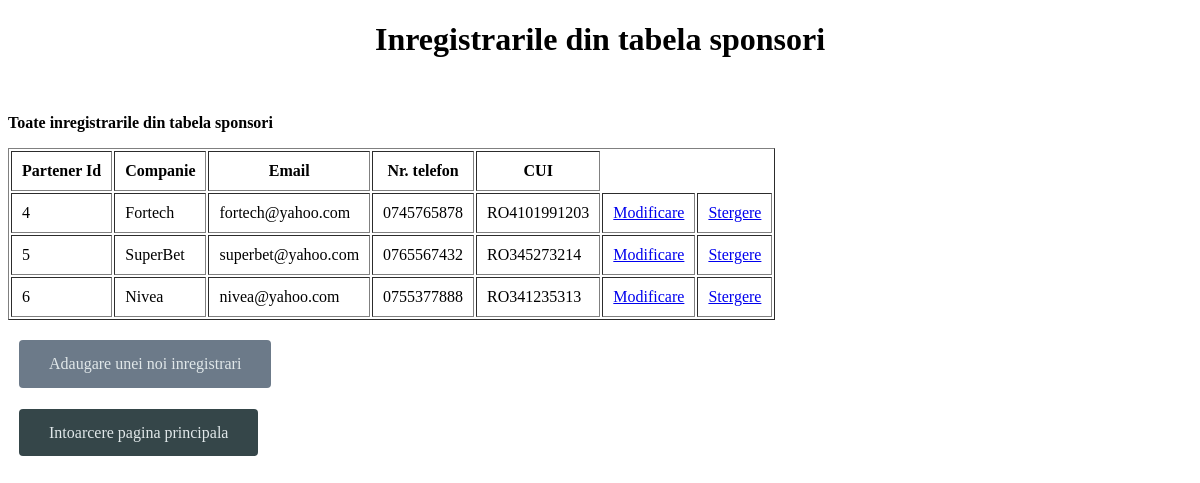
The page /Sponsori/vizualizareSponsori.php on the database its author committed.
### tables this page shows
CREATE TABLE `sponsori` (
  `id` int(11) NOT NULL,
  `companie` varchar(100) NOT NULL,
  `email` varchar(50) NOT NULL,
  `nr_telefon` varchar(25) NOT NULL,
  `CUI` varchar(35) NOT NULL
);

### Sponsori/vizualizareSponsori.php (the view, shortened to what this page needs)
<!DOCTYPE HTML PUBLIC "-//W3C//DTD HTML 4.01//EN" "http://www.w3.org/TR/html4/strict.dtd">
<html>
<head>
</head>
<body>
<h1 style="text-align: center">
    Inregistrarile din tabela sponsori
</h1>
<br>
<p>
    <b>
        Toate inregistrarile din tabela sponsori
    </b>
</p>
<?php
include ("../conectare.php");
if($result = $mysqli->query("SELECT * FROM sponsori ORDER BY id")){
    if($result->num_rows > 0){
        echo "<table border='1' cellpadding='10'>";
        echo "<tr><th>Partener Id</th><th>Companie</th><th>Email</th><th>Nr. telefon</th><th>CUI</th></tr>";
        while ($row = $result->fetch_object()){
            echo "<tr>";
            echo "<td>".$row->id."</td>";
            echo "<td>".$row->companie."</td>";
            echo "<td>".$row->email."</td>";
            echo "<td>".$row->nr_telefon."</td>";
            echo "<td>".$row->CUI."</td>";
            echo "<td><a href='modificareSponsori.php?id=".$row->id."'>Modificare</a></td>";
            echo "<td><a href='stergereSponsori.php?id=".$row->id."'>Stergere</a></td>";
            echo "</tr>";
        }
        echo "</table>";
    }
    else{
        "<br>";
        echo "Nu sunt inregistrari in tabela!";
    }
}
else{
    echo "Error: ".$mysqli->error();
}
?>
<div>
    <div class="button-adaugare">
    <a href = "inserareSponsori.php" class="button">Adaugare  unei noi inregistrari</a>
    </div>
    <br/>
    <br/>
    <a href="../home.php" class="button-intoarcere">Intoarcere pagina principala</a>
</div>
</body>
</html>

### Sponsori/vizualizareSponsori.php (style rules this page uses)
.button-adaugare { display: flex; }
.button { margin-top: 20px; padding: 15px 30px 15px 30px; background-color: #6C7A89; color: #E0E7E9; border: none; border-radius: 4px; text-decoration: none; margin-left: 11px; }
.button-intoarcere { margin-top: 20px; padding: 15px 30px 15px 30px; background-color: #354649; color: #E0E7E9; border: none; border-radius: 4px; text-decoration: none; margin-left: 11px; }

### rows shown on the page
sponsori: id "4", companie "Fortech", email "fortech@yahoo.com", nr_telefon "0745765878", CUI "RO4101991203"
sponsori: id "5", companie "SuperBet", email "superbet@yahoo.com", nr_telefon "0765567432", CUI "RO345273214"
sponsori: id "6", companie "Nivea", email "nivea@yahoo.com", nr_telefon "0755377888", CUI "RO341235313"
